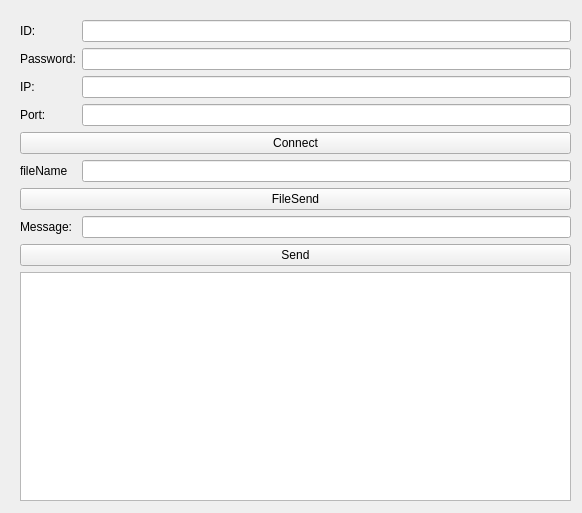
<?xml version="1.0" encoding="UTF-8"?>
<ui version="4.0">
 <class>Widget</class>
 <widget class="QWidget" name="Widget">
  <property name="geometry">
   <rect>
    <x>0</x>
    <y>0</y>
    <width>582</width>
    <height>513</height>
   </rect>
  </property>
  <property name="windowTitle">
   <string>Widget</string>
  </property>
  <widget class="QWidget" name="gridLayoutWidget">
   <property name="geometry">
    <rect>
     <x>10</x>
     <y>10</y>
     <width>571</width>
     <height>501</height>
    </rect>
   </property>
   <layout class="QGridLayout" name="gridLayout">
    <property name="leftMargin">
     <number>10</number>
    </property>
    <property name="topMargin">
     <number>10</number>
    </property>
    <property name="rightMargin">
     <number>10</number>
    </property>
    <property name="bottomMargin">
     <number>10</number>
    </property>
    <item row="4" column="0" colspan="2">
     <widget class="QPushButton" name="connectButton">
      <property name="text">
       <string>Connect</string>
      </property>
     </widget>
    </item>
    <item row="8" column="0" colspan="2">
     <widget class="QPushButton" name="sendButton">
      <property name="text">
       <string>Send</string>
      </property>
     </widget>
    </item>
    <item row="9" column="0" colspan="2">
     <widget class="QListWidget" name="listWidget">
      <property name="autoScroll">
       <bool>false</bool>
      </property>
      <property name="autoScrollMargin">
       <number>3</number>
      </property>
      <property name="defaultDropAction">
       <enum>Qt::IgnoreAction</enum>
      </property>
      <property name="movement">
       <enum>QListView::Static</enum>
      </property>
     </widget>
    </item>
    <item row="3" column="1">
     <widget class="QLineEdit" name="portLineEdit">
      <property name="minimumSize">
       <size>
        <width>200</width>
        <height>0</height>
       </size>
      </property>
     </widget>
    </item>
    <item row="2" column="1">
     <widget class="QLineEdit" name="ipLineEdit">
      <property name="minimumSize">
       <size>
        <width>200</width>
        <height>0</height>
       </size>
      </property>
     </widget>
    </item>
    <item row="7" column="1">
     <widget class="QLineEdit" name="messageLineEdit"/>
    </item>
    <item row="2" column="0">
     <widget class="QLabel" name="label">
      <property name="text">
       <string>IP:</string>
      </property>
     </widget>
    </item>
    <item row="5" column="1">
     <widget class="QLineEdit" name="fileName_edit"/>
    </item>
    <item row="3" column="0">
     <widget class="QLabel" name="label_3">
      <property name="text">
       <string>Port:</string>
      </property>
     </widget>
    </item>
    <item row="7" column="0">
     <widget class="QLabel" name="label_2">
      <property name="text">
       <string>Message:</string>
      </property>
     </widget>
    </item>
    <item row="5" column="0">
     <widget class="QLabel" name="asd">
      <property name="text">
       <string>fileName</string>
      </property>
     </widget>
    </item>
    <item row="6" column="0" colspan="2">
     <widget class="QPushButton" name="pushButton">
      <property name="text">
       <string>FileSend</string>
      </property>
     </widget>
    </item>
    <item row="1" column="0">
     <widget class="QLabel" name="label_4">
      <property name="text">
       <string>Password:</string>
      </property>
     </widget>
    </item>
    <item row="0" column="0">
     <widget class="QLabel" name="label_5">
      <property name="text">
       <string>ID:</string>
      </property>
     </widget>
    </item>
    <item row="0" column="1">
     <widget class="QLineEdit" name="id_edit"/>
    </item>
    <item row="1" column="1">
     <widget class="QLineEdit" name="pw_edit"/>
    </item>
   </layout>
  </widget>
 </widget>
 <layoutdefault spacing="6" margin="11"/>
 <resources/>
 <connections/>
</ui>
